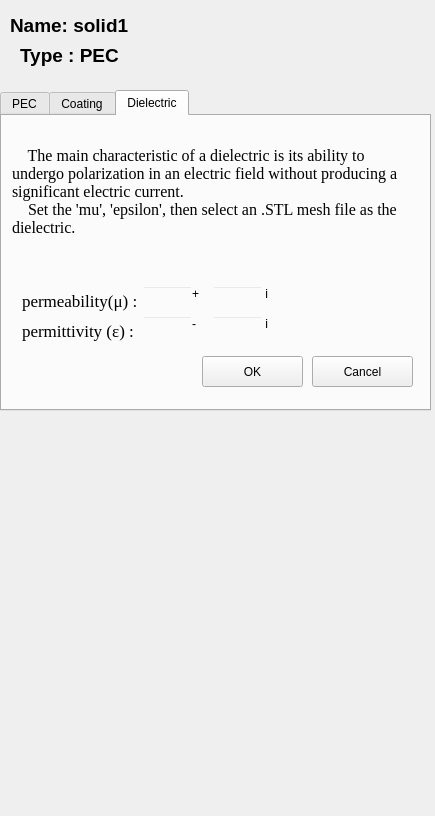
<?xml version="1.0" encoding="UTF-8"?>
<ui version="4.0">
 <class>Form</class>
 <widget class="QWidget" name="Form">
  <property name="geometry">
   <rect>
    <x>0</x>
    <y>0</y>
    <width>435</width>
    <height>816</height>
   </rect>
  </property>
  <property name="windowTitle">
   <string>Form</string>
  </property>
  <widget class="QTabWidget" name="tabWidget">
   <property name="geometry">
    <rect>
     <x>0</x>
     <y>90</y>
     <width>431</width>
     <height>321</height>
    </rect>
   </property>
   <property name="styleSheet">
    <string notr="true">font: 14pt &quot;Microsoft JhengHei UI&quot;;</string>
   </property>
   <property name="currentIndex">
    <number>2</number>
   </property>
   <widget class="QWidget" name="tab">
    <attribute name="title">
     <string>PEC</string>
    </attribute>
    <widget class="QLabel" name="label_32">
     <property name="geometry">
      <rect>
       <x>10</x>
       <y>0</y>
       <width>401</width>
       <height>221</height>
      </rect>
     </property>
     <property name="font">
      <font>
       <family>Times New Roman</family>
       <pointsize>12</pointsize>
       <weight>50</weight>
       <italic>false</italic>
       <bold>false</bold>
      </font>
     </property>
     <property name="styleSheet">
      <string notr="true">font: 12pt &quot;Times New Roman&quot;;</string>
     </property>
     <property name="text">
      <string>    PEC (Perfect Electric Conductor) is assumed to be capable of carrying current and having infinite conductivity. 
    PEC boundary conditions are used to simulate the behavior of an ideal conductor, assuming that electromagnetic waves do not induce electric fields on these surfaces, resulting in complete reflection of the electromagnetic waves. 
    The current density on PEC surfaces is zero, and the electric field is perpendicular to the surface.</string>
     </property>
     <property name="wordWrap">
      <bool>true</bool>
     </property>
    </widget>
    <widget class="QPushButton" name="pushButton">
     <property name="geometry">
      <rect>
       <x>200</x>
       <y>240</y>
       <width>101</width>
       <height>31</height>
      </rect>
     </property>
     <property name="text">
      <string>OK</string>
     </property>
    </widget>
    <widget class="QPushButton" name="pushButton_2">
     <property name="geometry">
      <rect>
       <x>310</x>
       <y>240</y>
       <width>101</width>
       <height>31</height>
      </rect>
     </property>
     <property name="text">
      <string>Cancel</string>
     </property>
    </widget>
   </widget>
   <widget class="QWidget" name="tab_2">
    <attribute name="title">
     <string>Coating</string>
    </attribute>
    <widget class="QLabel" name="label_33">
     <property name="geometry">
      <rect>
       <x>10</x>
       <y>0</y>
       <width>391</width>
       <height>161</height>
      </rect>
     </property>
     <property name="font">
      <font>
       <family>Times New Roman</family>
       <pointsize>12</pointsize>
       <weight>50</weight>
       <italic>false</italic>
       <bold>false</bold>
      </font>
     </property>
     <property name="styleSheet">
      <string notr="true">font: 12pt &quot;Times New Roman&quot;;</string>
     </property>
     <property name="text">
      <string>    The coating material typically refers to a special material applied to a surface to alter the propagation characteristics of electromagnetic waves on it.
    Set the 'd (thickness)', 'mu', 'epsilon', then select an .STL mesh file as the coating material.</string>
     </property>
     <property name="wordWrap">
      <bool>true</bool>
     </property>
    </widget>
    <widget class="QLabel" name="label_35">
     <property name="geometry">
      <rect>
       <x>20</x>
       <y>160</y>
       <width>121</width>
       <height>31</height>
      </rect>
     </property>
     <property name="font">
      <font>
       <family>Times New Roman</family>
       <pointsize>13</pointsize>
       <weight>50</weight>
       <italic>false</italic>
       <bold>false</bold>
      </font>
     </property>
     <property name="styleSheet">
      <string notr="true">font: 13pt &quot;Times New Roman&quot;;</string>
     </property>
     <property name="text">
      <string>&lt;html&gt;&lt;head/&gt;&lt;body&gt;&lt;p&gt;permeability(μ) : &lt;/p&gt;&lt;/body&gt;&lt;/html&gt;</string>
     </property>
    </widget>
    <widget class="QLabel" name="label_36">
     <property name="geometry">
      <rect>
       <x>20</x>
       <y>190</y>
       <width>121</width>
       <height>31</height>
      </rect>
     </property>
     <property name="font">
      <font>
       <family>Times New Roman</family>
       <pointsize>13</pointsize>
       <weight>50</weight>
       <italic>false</italic>
       <bold>false</bold>
      </font>
     </property>
     <property name="styleSheet">
      <string notr="true">font: 13pt &quot;Times New Roman&quot;;</string>
     </property>
     <property name="text">
      <string>&lt;html&gt;&lt;head/&gt;&lt;body&gt;&lt;p&gt;permittivity  (ε) : &lt;/p&gt;&lt;/body&gt;&lt;/html&gt;</string>
     </property>
    </widget>
    <widget class="QLineEdit" name="coatMuR">
     <property name="geometry">
      <rect>
       <x>140</x>
       <y>160</y>
       <width>51</width>
       <height>20</height>
      </rect>
     </property>
     <property name="styleSheet">
      <string notr="true">background-color:transparent;
border-color: transparent;</string>
     </property>
     <property name="clearButtonEnabled">
      <bool>false</bool>
     </property>
    </widget>
    <widget class="QLabel" name="label_37">
     <property name="geometry">
      <rect>
       <x>190</x>
       <y>160</y>
       <width>16</width>
       <height>16</height>
      </rect>
     </property>
     <property name="text">
      <string>+</string>
     </property>
    </widget>
    <widget class="QLineEdit" name="coatMuI">
     <property name="geometry">
      <rect>
       <x>210</x>
       <y>160</y>
       <width>51</width>
       <height>20</height>
      </rect>
     </property>
     <property name="styleSheet">
      <string notr="true">background-color:transparent;
border-color: transparent;</string>
     </property>
     <property name="clearButtonEnabled">
      <bool>false</bool>
     </property>
    </widget>
    <widget class="QLabel" name="label_38">
     <property name="geometry">
      <rect>
       <x>260</x>
       <y>160</y>
       <width>16</width>
       <height>16</height>
      </rect>
     </property>
     <property name="text">
      <string> i</string>
     </property>
    </widget>
    <widget class="QLabel" name="label_39">
     <property name="geometry">
      <rect>
       <x>260</x>
       <y>190</y>
       <width>16</width>
       <height>16</height>
      </rect>
     </property>
     <property name="text">
      <string> i</string>
     </property>
    </widget>
    <widget class="QLabel" name="label_40">
     <property name="geometry">
      <rect>
       <x>190</x>
       <y>190</y>
       <width>16</width>
       <height>16</height>
      </rect>
     </property>
     <property name="text">
      <string>-</string>
     </property>
    </widget>
    <widget class="QLineEdit" name="coatEpsI">
     <property name="geometry">
      <rect>
       <x>210</x>
       <y>190</y>
       <width>51</width>
       <height>20</height>
      </rect>
     </property>
     <property name="styleSheet">
      <string notr="true">background-color:transparent;
border-color: transparent;</string>
     </property>
     <property name="clearButtonEnabled">
      <bool>false</bool>
     </property>
    </widget>
    <widget class="QLineEdit" name="coatEpsR">
     <property name="geometry">
      <rect>
       <x>140</x>
       <y>190</y>
       <width>51</width>
       <height>20</height>
      </rect>
     </property>
     <property name="styleSheet">
      <string notr="true">background-color:transparent;
border-color: transparent;</string>
     </property>
     <property name="clearButtonEnabled">
      <bool>false</bool>
     </property>
    </widget>
    <widget class="QLabel" name="label_47">
     <property name="geometry">
      <rect>
       <x>290</x>
       <y>160</y>
       <width>21</width>
       <height>31</height>
      </rect>
     </property>
     <property name="font">
      <font>
       <family>Times New Roman</family>
       <pointsize>13</pointsize>
       <weight>50</weight>
       <italic>false</italic>
       <bold>false</bold>
      </font>
     </property>
     <property name="styleSheet">
      <string notr="true">font: 13pt &quot;Times New Roman&quot;;</string>
     </property>
     <property name="text">
      <string>&lt;html&gt;&lt;head/&gt;&lt;body&gt;&lt;p&gt;d : &lt;/p&gt;&lt;/body&gt;&lt;/html&gt;</string>
     </property>
    </widget>
    <widget class="QLineEdit" name="coatThickIn">
     <property name="geometry">
      <rect>
       <x>310</x>
       <y>160</y>
       <width>51</width>
       <height>20</height>
      </rect>
     </property>
     <property name="styleSheet">
      <string notr="true">background-color:transparent;
border-color: transparent;</string>
     </property>
     <property name="clearButtonEnabled">
      <bool>false</bool>
     </property>
    </widget>
    <widget class="QLabel" name="label_48">
     <property name="geometry">
      <rect>
       <x>360</x>
       <y>160</y>
       <width>21</width>
       <height>16</height>
      </rect>
     </property>
     <property name="text">
      <string>m</string>
     </property>
    </widget>
    <widget class="QPushButton" name="pushButton_3">
     <property name="geometry">
      <rect>
       <x>200</x>
       <y>240</y>
       <width>101</width>
       <height>31</height>
      </rect>
     </property>
     <property name="text">
      <string>OK</string>
     </property>
    </widget>
    <widget class="QPushButton" name="pushButton_4">
     <property name="geometry">
      <rect>
       <x>310</x>
       <y>240</y>
       <width>101</width>
       <height>31</height>
      </rect>
     </property>
     <property name="text">
      <string>Cancel</string>
     </property>
    </widget>
   </widget>
   <widget class="QWidget" name="tab_3">
    <attribute name="title">
     <string>Dielectric</string>
    </attribute>
    <widget class="QLabel" name="label_34">
     <property name="geometry">
      <rect>
       <x>10</x>
       <y>0</y>
       <width>391</width>
       <height>151</height>
      </rect>
     </property>
     <property name="font">
      <font>
       <family>Times New Roman</family>
       <pointsize>12</pointsize>
       <weight>50</weight>
       <italic>false</italic>
       <bold>false</bold>
      </font>
     </property>
     <property name="styleSheet">
      <string notr="true">font: 12pt &quot;Times New Roman&quot;;</string>
     </property>
     <property name="text">
      <string>    The main characteristic of a dielectric is its ability to undergo polarization in an electric field without producing a significant electric current.
    Set the 'mu', 'epsilon', then select an .STL mesh file as the dielectric.</string>
     </property>
     <property name="wordWrap">
      <bool>true</bool>
     </property>
    </widget>
    <widget class="QLabel" name="label_41">
     <property name="geometry">
      <rect>
       <x>260</x>
       <y>170</y>
       <width>16</width>
       <height>16</height>
      </rect>
     </property>
     <property name="text">
      <string> i</string>
     </property>
    </widget>
    <widget class="QLabel" name="label_42">
     <property name="geometry">
      <rect>
       <x>190</x>
       <y>170</y>
       <width>16</width>
       <height>16</height>
      </rect>
     </property>
     <property name="text">
      <string>+</string>
     </property>
    </widget>
    <widget class="QLabel" name="label_43">
     <property name="geometry">
      <rect>
       <x>190</x>
       <y>200</y>
       <width>16</width>
       <height>16</height>
      </rect>
     </property>
     <property name="text">
      <string>-</string>
     </property>
    </widget>
    <widget class="QLabel" name="label_44">
     <property name="geometry">
      <rect>
       <x>20</x>
       <y>170</y>
       <width>121</width>
       <height>31</height>
      </rect>
     </property>
     <property name="font">
      <font>
       <family>Times New Roman</family>
       <pointsize>13</pointsize>
       <weight>50</weight>
       <italic>false</italic>
       <bold>false</bold>
      </font>
     </property>
     <property name="styleSheet">
      <string notr="true">font: 13pt &quot;Times New Roman&quot;;</string>
     </property>
     <property name="text">
      <string>&lt;html&gt;&lt;head/&gt;&lt;body&gt;&lt;p&gt;permeability(μ) : &lt;/p&gt;&lt;/body&gt;&lt;/html&gt;</string>
     </property>
    </widget>
    <widget class="QLineEdit" name="dieEpsI">
     <property name="geometry">
      <rect>
       <x>210</x>
       <y>200</y>
       <width>51</width>
       <height>20</height>
      </rect>
     </property>
     <property name="styleSheet">
      <string notr="true">background-color:transparent;
border-color: transparent;</string>
     </property>
     <property name="clearButtonEnabled">
      <bool>false</bool>
     </property>
    </widget>
    <widget class="QLabel" name="label_45">
     <property name="geometry">
      <rect>
       <x>260</x>
       <y>200</y>
       <width>16</width>
       <height>16</height>
      </rect>
     </property>
     <property name="text">
      <string> i</string>
     </property>
    </widget>
    <widget class="QLineEdit" name="dieMuI">
     <property name="geometry">
      <rect>
       <x>210</x>
       <y>170</y>
       <width>51</width>
       <height>20</height>
      </rect>
     </property>
     <property name="styleSheet">
      <string notr="true">background-color:transparent;
border-color: transparent;</string>
     </property>
     <property name="clearButtonEnabled">
      <bool>false</bool>
     </property>
    </widget>
    <widget class="QLabel" name="label_46">
     <property name="geometry">
      <rect>
       <x>20</x>
       <y>200</y>
       <width>121</width>
       <height>31</height>
      </rect>
     </property>
     <property name="font">
      <font>
       <family>Times New Roman</family>
       <pointsize>13</pointsize>
       <weight>50</weight>
       <italic>false</italic>
       <bold>false</bold>
      </font>
     </property>
     <property name="styleSheet">
      <string notr="true">font: 13pt &quot;Times New Roman&quot;;</string>
     </property>
     <property name="text">
      <string>&lt;html&gt;&lt;head/&gt;&lt;body&gt;&lt;p&gt;permittivity  (ε) : &lt;/p&gt;&lt;/body&gt;&lt;/html&gt;</string>
     </property>
    </widget>
    <widget class="QLineEdit" name="dieMuR">
     <property name="geometry">
      <rect>
       <x>140</x>
       <y>170</y>
       <width>51</width>
       <height>20</height>
      </rect>
     </property>
     <property name="styleSheet">
      <string notr="true">background-color:transparent;
border-color: transparent;</string>
     </property>
     <property name="clearButtonEnabled">
      <bool>false</bool>
     </property>
    </widget>
    <widget class="QLineEdit" name="dieEpsR">
     <property name="geometry">
      <rect>
       <x>140</x>
       <y>200</y>
       <width>51</width>
       <height>20</height>
      </rect>
     </property>
     <property name="styleSheet">
      <string notr="true">background-color:transparent;
border-color: transparent;</string>
     </property>
     <property name="clearButtonEnabled">
      <bool>false</bool>
     </property>
    </widget>
    <widget class="QPushButton" name="pushButton_5">
     <property name="geometry">
      <rect>
       <x>200</x>
       <y>240</y>
       <width>101</width>
       <height>31</height>
      </rect>
     </property>
     <property name="text">
      <string>OK</string>
     </property>
    </widget>
    <widget class="QPushButton" name="pushButton_6">
     <property name="geometry">
      <rect>
       <x>310</x>
       <y>240</y>
       <width>101</width>
       <height>31</height>
      </rect>
     </property>
     <property name="text">
      <string>Cancel</string>
     </property>
    </widget>
   </widget>
  </widget>
  <widget class="QLabel" name="label">
   <property name="geometry">
    <rect>
     <x>10</x>
     <y>10</y>
     <width>411</width>
     <height>31</height>
    </rect>
   </property>
   <property name="font">
    <font>
     <family>Microsoft JhengHei UI</family>
     <pointsize>14</pointsize>
     <weight>75</weight>
     <bold>true</bold>
    </font>
   </property>
   <property name="text">
    <string>Name: solid1</string>
   </property>
  </widget>
  <widget class="QLabel" name="label_2">
   <property name="geometry">
    <rect>
     <x>20</x>
     <y>40</y>
     <width>411</width>
     <height>31</height>
    </rect>
   </property>
   <property name="font">
    <font>
     <family>Microsoft JhengHei UI</family>
     <pointsize>14</pointsize>
     <weight>75</weight>
     <bold>true</bold>
    </font>
   </property>
   <property name="text">
    <string>Type : PEC</string>
   </property>
  </widget>
 </widget>
 <resources>
  <include location="SBRApp.qrc"/>
 </resources>
 <connections/>
</ui>
